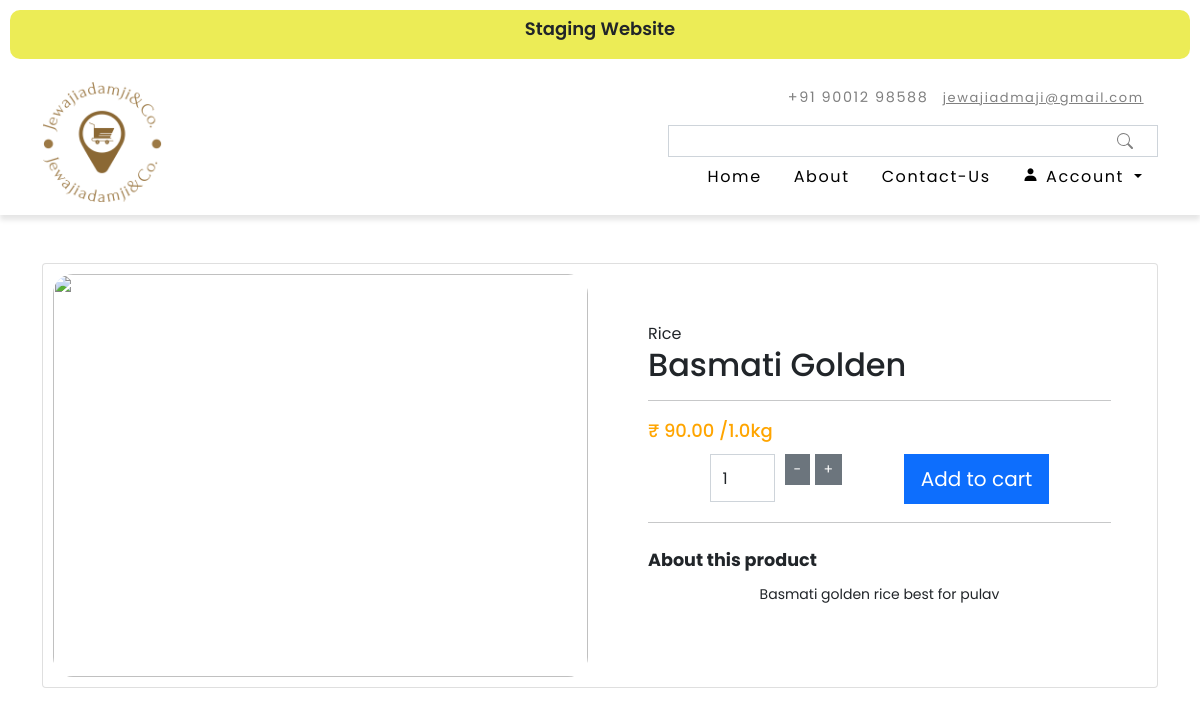
Screenshot of /product/4/ with the database file from the repository.
### groceryapp/models.py (models this page shows, shortened)
class Product(models.Model):
    image_url = models.URLField(blank=True, null=True)
    category = models.ForeignKey(Category, on_delete=models.CASCADE,blank=True)
    title = models.CharField(max_length=255)
    price = models.DecimalField(max_digits=10, decimal_places=2)
    description = models.TextField()
    active = models.BooleanField(default=True)
    qty = models.FloatField(default=0)
    unit = models.ForeignKey(Unit, on_delete=models.CASCADE,blank=True)

class Category(models.Model):
    name = models.CharField(max_length=100)
    def __str__(self):
        return self.name

class Unit(models.Model):
    name = models.CharField(max_length=100,blank=True)
    def __str__(self):
         return self.name

### groceryapp/views.py (the view, shortened to what this page needs)
# urls.py: path('product/<int:product_id>/', views.product_view, name='product_view'),
def product_view(request, product_id):
    customer_id = request.session.get('customer_id')
    if customer_id:
        customer=Customer.objects.get(id=customer_id)
    else:
        customer=None
    product = get_object_or_404(Product, pk=product_id)
    paras={'customer':customer,'product': product}
    cart = request.session.get('cart', [])  # Retrieve cart from session or an empty list if not present
    paras = {'customer': customer, 'product': product, 'cart': cart}
    return render(request, 'productview.html', paras)

### groceryapp/templates/productview.html (shortened to what this page needs)
{% extends 'base.html' %}
{% load static %}
{% block content %}
<div class="container my-5">
    <div class="card details-card p-0">
        <div class="productper row">
            <div class="col-md-6 col-sm-12">
                <img class="img-fluid details-img" src="{{product.image_url}}" alt="">
            </div>
            <div class="col-md-6 col-sm-12 description-container p-5">
                <div class="main-description">
                    <p class="product-category mb-0">{{product.category}}</p>
                    <h3>{{product.title}}</h3>
                    <hr>
                    <p class="product-price">₹ {{product.price}} /{{product.qty}}{{product.unit}}</p>
                    <form style="display: flex; width: 100%;     justify-content: space-evenly;;" class="add-inputs" method="post">
                        <div class="quantity-controls">
                            <button type="button" class="btn btn-secondary btn-sm" onclick="changeQuantity(-1)">-</button>
                            <input type="number" class="form-control" id="cart_quantity" name="cart_quantity" value="1" min="1" max="10">
                            <button type="button" class="btn btn-secondary btn-sm" onclick="changeQuantity(1)">+</button>
                        </div>
                        <button name="add_to_cart" type="submit" class="btn btn-primary btn-lg">Add to cart</button>
                    </form>
                    <hr>
                    <p class="product-title mt-4 mb-1">About this product</p>
                    <p class="product-description mb-4">
                        {{product.description}}
                    </p>
                </div>
            </div>
        </div>
    </div>
{% endblock %}

### groceryapp/static/css/index.css (style rules this page uses)
* { padding: 0%; margin: 0%; font-family: "Poppins", sans-serif; }
.product-description { font-size: 0.875rem; margin: 10px 0; text-align: center; }
.product-price { font-size: 1.125rem; font-weight: 500; margin: 10px 0; color: orange; }
.details-img { width: 100%; height: 100%; object-fit: contain; border-radius: 20px; }
.details-card { width: 100%; margin: auto; padding:0%; }
.productper { padding: 10px; }
.description-container { position: relative; }
.main-description h3 { font-size: 2rem; }
.add-inputs, .add-inputs input { float: left; margin-right: 10px; margin-bottom: 2px; }
.add-inputs button { border-radius: 0; }
.add-inputs input { height: 48px; width: 65px; border-radius: 0; }
.product-title { font-size: 1.1rem; font-weight: bold; }

### rows the page displays
Product: category "Rice", title "Basmati Golden", price "90.00", qty "1.0", unit "kg", description "Basmati golden rice best for pulav"
